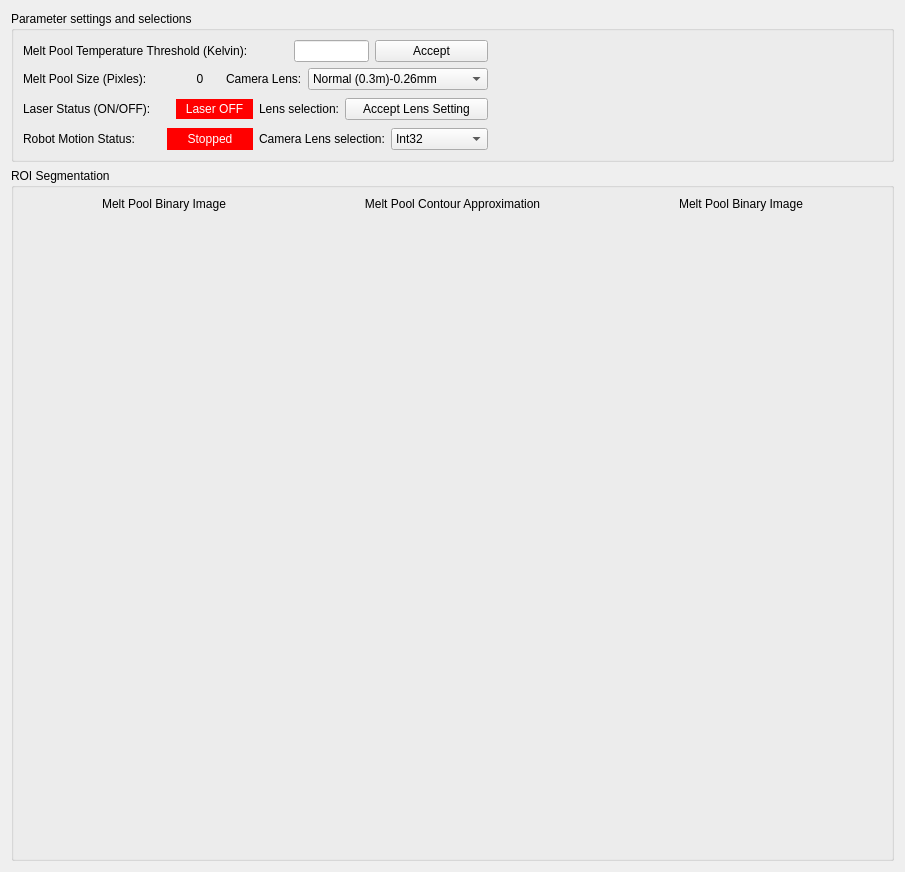
<?xml version="1.0" encoding="UTF-8"?>
<ui version="4.0">
 <class>Infratec</class>
 <widget class="QWidget" name="Infratec">
  <property name="geometry">
   <rect>
    <x>0</x>
    <y>0</y>
    <width>905</width>
    <height>872</height>
   </rect>
  </property>
  <property name="windowTitle">
   <string>ROS Image Topic Visualizer</string>
  </property>
  <layout class="QVBoxLayout" name="verticalLayout" stretch="1,9">
   <item>
    <widget class="QGroupBox" name="groupBox_2">
     <property name="title">
      <string>Parameter settings and selections</string>
     </property>
     <layout class="QHBoxLayout" name="horizontalLayout_14">
      <item>
       <layout class="QHBoxLayout" name="horizontalLayout_13">
        <item>
         <layout class="QVBoxLayout" name="verticalLayout_2">
          <item>
           <layout class="QHBoxLayout" name="horizontalLayout_2" stretch="4,0,2,3">
            <item>
             <widget class="QLabel" name="label_4">
              <property name="text">
               <string>Melt Pool Temperature Threshold (Kelvin):</string>
              </property>
             </widget>
            </item>
            <item>
             <spacer name="horizontalSpacer">
              <property name="orientation">
               <enum>Qt::Horizontal</enum>
              </property>
              <property name="sizeHint" stdset="0">
               <size>
                <width>40</width>
                <height>20</height>
               </size>
              </property>
             </spacer>
            </item>
            <item>
             <widget class="QLineEdit" name="MeltpoolThreshold"/>
            </item>
            <item>
             <widget class="QPushButton" name="MeltPoolThresholdAcceptButton">
              <property name="text">
               <string>Accept</string>
              </property>
             </widget>
            </item>
           </layout>
          </item>
          <item>
           <layout class="QHBoxLayout" name="horizontalLayout_10" stretch="5,5">
            <item>
             <layout class="QHBoxLayout" name="horizontalLayout_3" stretch="5,2,3">
              <item>
               <widget class="QLabel" name="label_5">
                <property name="text">
                 <string>Melt Pool Size (Pixles):</string>
                </property>
               </widget>
              </item>
              <item>
               <spacer name="horizontalSpacer_3">
                <property name="orientation">
                 <enum>Qt::Horizontal</enum>
                </property>
                <property name="sizeHint" stdset="0">
                 <size>
                  <width>40</width>
                  <height>20</height>
                 </size>
                </property>
               </spacer>
              </item>
              <item>
               <widget class="QLabel" name="lblmps">
                <property name="text">
                 <string>0</string>
                </property>
                <property name="alignment">
                 <set>Qt::AlignCenter</set>
                </property>
               </widget>
              </item>
             </layout>
            </item>
            <item>
             <layout class="QHBoxLayout" name="horizontalLayout_7" stretch="3,7">
              <item>
               <widget class="QLabel" name="label_11">
                <property name="text">
                 <string>Camera Lens:</string>
                </property>
               </widget>
              </item>
              <item>
               <widget class="QComboBox" name="CameraLensCombox">
                <item>
                 <property name="text">
                  <string>Normal (0.3m)-0.26mm</string>
                 </property>
                </item>
                <item>
                 <property name="text">
                  <string>Close-up (0.137m)-0.12mm</string>
                 </property>
                </item>
                <item>
                 <property name="text">
                  <string>Close-up(0.07m)-0.08mm</string>
                 </property>
                </item>
               </widget>
              </item>
             </layout>
            </item>
           </layout>
          </item>
          <item>
           <layout class="QHBoxLayout" name="horizontalLayout_11" stretch="5,5">
            <item>
             <layout class="QHBoxLayout" name="horizontalLayout_4" stretch="5,1,4">
              <property name="topMargin">
               <number>3</number>
              </property>
              <property name="bottomMargin">
               <number>3</number>
              </property>
              <item>
               <widget class="QLabel" name="label_6">
                <property name="text">
                 <string>Laser Status (ON/OFF):</string>
                </property>
               </widget>
              </item>
              <item>
               <spacer name="horizontalSpacer_4">
                <property name="orientation">
                 <enum>Qt::Horizontal</enum>
                </property>
                <property name="sizeHint" stdset="0">
                 <size>
                  <width>40</width>
                  <height>20</height>
                 </size>
                </property>
               </spacer>
              </item>
              <item>
               <widget class="QLabel" name="lblLaserStatus">
                <property name="styleSheet">
                 <string notr="true">background-color: rgb(255, 0, 0);
color: rgb(255, 255, 255);</string>
                </property>
                <property name="text">
                 <string>Laser OFF</string>
                </property>
                <property name="alignment">
                 <set>Qt::AlignCenter</set>
                </property>
               </widget>
              </item>
             </layout>
            </item>
            <item>
             <layout class="QHBoxLayout" name="horizontalLayout_8" stretch="3,7">
              <item>
               <widget class="QLabel" name="label_12">
                <property name="text">
                 <string>Lens selection:</string>
                </property>
               </widget>
              </item>
              <item>
               <widget class="QPushButton" name="AcceptLensButton">
                <property name="text">
                 <string>Accept Lens Setting</string>
                </property>
               </widget>
              </item>
             </layout>
            </item>
           </layout>
          </item>
          <item>
           <layout class="QHBoxLayout" name="horizontalLayout_12" stretch="5,5">
            <item>
             <layout class="QHBoxLayout" name="horizontalLayout_5" stretch="5,1,4">
              <property name="topMargin">
               <number>0</number>
              </property>
              <property name="bottomMargin">
               <number>0</number>
              </property>
              <item>
               <widget class="QLabel" name="label_7">
                <property name="text">
                 <string>Robot Motion Status: </string>
                </property>
               </widget>
              </item>
              <item>
               <spacer name="horizontalSpacer_2">
                <property name="orientation">
                 <enum>Qt::Horizontal</enum>
                </property>
                <property name="sizeHint" stdset="0">
                 <size>
                  <width>40</width>
                  <height>20</height>
                 </size>
                </property>
               </spacer>
              </item>
              <item>
               <widget class="QLabel" name="lblRobotMotionStatus">
                <property name="styleSheet">
                 <string notr="true">background-color: rgb(255, 0, 0);
color: rgb(255, 255, 255);</string>
                </property>
                <property name="text">
                 <string>Stopped</string>
                </property>
                <property name="textFormat">
                 <enum>Qt::AutoText</enum>
                </property>
                <property name="alignment">
                 <set>Qt::AlignCenter</set>
                </property>
                <property name="wordWrap">
                 <bool>false</bool>
                </property>
               </widget>
              </item>
             </layout>
            </item>
            <item>
             <layout class="QHBoxLayout" name="horizontalLayout_9">
              <item>
               <widget class="QLabel" name="label_13">
                <property name="text">
                 <string>Camera Lens selection:</string>
                </property>
               </widget>
              </item>
              <item>
               <widget class="QComboBox" name="CameraLensCombox_3">
                <item>
                 <property name="text">
                  <string>Int32</string>
                 </property>
                </item>
                <item>
                 <property name="text">
                  <string>Int64</string>
                 </property>
                </item>
                <item>
                 <property name="text">
                  <string>Single</string>
                 </property>
                </item>
                <item>
                 <property name="text">
                  <string>Double</string>
                 </property>
                </item>
                <item>
                 <property name="text">
                  <string>String</string>
                 </property>
                </item>
                <item>
                 <property name="text">
                  <string>IdxInt32</string>
                 </property>
                </item>
                <item>
                 <property name="text">
                  <string>IdxString</string>
                 </property>
                </item>
               </widget>
              </item>
             </layout>
            </item>
           </layout>
          </item>
         </layout>
        </item>
        <item>
         <spacer name="horizontalSpacer_5">
          <property name="orientation">
           <enum>Qt::Horizontal</enum>
          </property>
          <property name="sizeHint" stdset="0">
           <size>
            <width>40</width>
            <height>20</height>
           </size>
          </property>
         </spacer>
        </item>
       </layout>
      </item>
     </layout>
    </widget>
   </item>
   <item>
    <widget class="QGroupBox" name="groupBox">
     <property name="title">
      <string>ROI Segmentation</string>
     </property>
     <layout class="QHBoxLayout" name="horizontalLayout_15">
      <item>
       <layout class="QVBoxLayout" name="verticalLayout_3" stretch="0,4,6">
        <item>
         <layout class="QHBoxLayout" name="horizontalLayout_6">
          <item>
           <widget class="QLabel" name="label_9">
            <property name="text">
             <string>Melt Pool Binary Image</string>
            </property>
            <property name="alignment">
             <set>Qt::AlignCenter</set>
            </property>
           </widget>
          </item>
          <item>
           <widget class="QLabel" name="label_10">
            <property name="text">
             <string>Melt Pool Contour Approximation</string>
            </property>
            <property name="alignment">
             <set>Qt::AlignCenter</set>
            </property>
           </widget>
          </item>
          <item>
           <widget class="QLabel" name="label_14">
            <property name="text">
             <string>Melt Pool Binary Image</string>
            </property>
            <property name="alignment">
             <set>Qt::AlignCenter</set>
            </property>
           </widget>
          </item>
         </layout>
        </item>
        <item>
         <layout class="QHBoxLayout" name="horizontalLayout">
          <item>
           <widget class="QWidget" name="ImageWidget" native="true"/>
          </item>
          <item>
           <widget class="QWidget" name="ContourImageWidget" native="true"/>
          </item>
          <item>
           <widget class="QWidget" name="ImageWidget2" native="true"/>
          </item>
         </layout>
        </item>
        <item>
         <widget class="QWidget" name="MPSPlotWidget" native="true"/>
        </item>
       </layout>
      </item>
     </layout>
    </widget>
   </item>
  </layout>
 </widget>
 <resources/>
 <connections/>
</ui>
